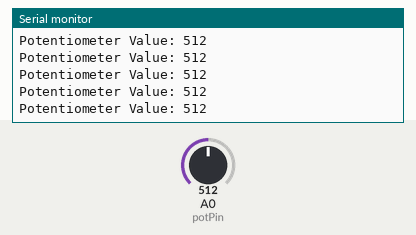
This sketch was run on a simulated Arduino Uno, built with avr-gcc and run on an emulated ATmega328P. On the bench: the last lines printed to the serial monitor. The inputs (shaded band) are chosen by the test bench; at power-on: A0 (potPin) = 512.

Above: at 1.2 s.
1.3 s: A0 (potPin) set to 716
At 1.31 s:
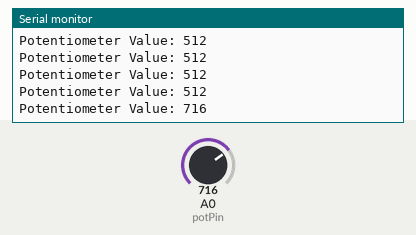
2.8 s: A0 (potPin) set to 900
At 2.82 s:
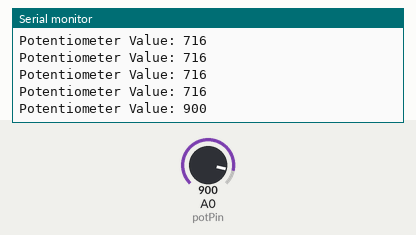
Timing chart, 0 to 5.8 s (numbered marks = the images above; inputs shaded):
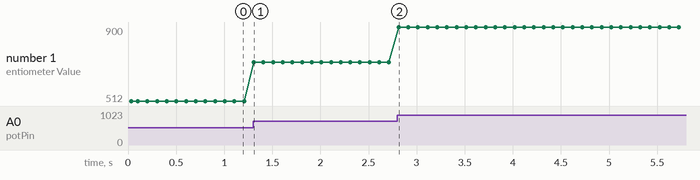

The sketch:

Arduino_Potentiometer_Analog_Reading.ino
```cpp
/*
  Project  : Arduino Potentiometer Analog Reading
  Desc     : Reading analog values from a rotary potentiometer using Arduino.
             The potentiometer outputs variable voltage (0–5V) which is read
             by the analog input pin (0–1023).

  Components:
  - Arduino Uno / Nano
  - Potentiometer 10KΩ (rotary analog)
  - Jumper wires
  - Breadboard (optional)

  Wiring:
  - Potentiometer:
      VCC pin    -> 5V
      Signal pin -> A0
      GND pin    -> GND
*/


const int potPin = A0;
int potValue = 0;

void setup() {
  Serial.begin(9600);
  Serial.println("Arduino Potentiometer Reading");
}

void loop() {
  potValue = analogRead(potPin); // Read analog value (0 - 1023)
  Serial.print("Potentiometer Value: ");
  Serial.println(potValue);
  delay(100);
}
```

Measured:
- after the input at 1.3 s, the serial monitor: prints a new line at once (image 1)
- after the input at 2.8 s, the serial monitor: prints a new line at once (image 2)
- plotted number 1: 512 → 716 after the input at 1.3 s, 716 → 900 after the input at 2.8 s
